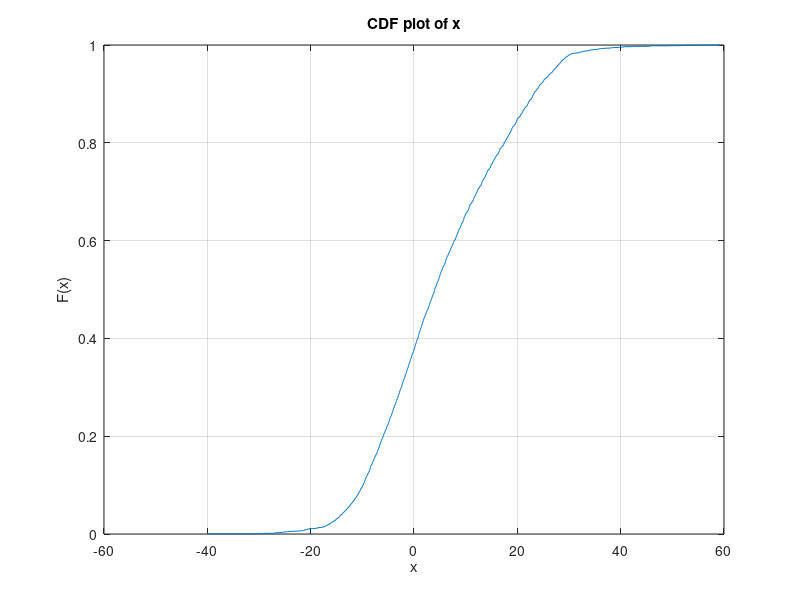

MATLAB code to generate this figure:
clc;
% close all;
clear all;
R=30;
H=22;
ele=60;
g=H/tand(ele);
%g=R-H*cotd(ele);
%g=20;
theta_sub = atand((R+g)/H)+ atand((R-g)/H);
theta_0= (theta_sub/2)-atand((R-g)/H);
n_H=1;                                            %%Atak vary korae amra amader cell edge ar sathe 3db/10db point k adjust korte parbo
                                                    %%Akhane n=1.7 a -3db adjusted
a_H=1/n_H;
effi=0.8;
theta_3db=2*acosd(0.5^a_H);
D_max=(32*log10(2))/(2*theta_3db^2);

D_bore=18;

%% Carrier to Noise and Interferrence ratio
n_U=10;
x0=-R:R;
y0=-R:R;
z0=0:H;
f=2;
c=0.3;
lamda=c/f;      
P_H=40;                                             % Tx power
P_H_wt=10^(P_H/10);
NF=-100.5;                                          % Noise power
NF_wt=10^(NF/10);
CINR1=zeros(size(x0));
CINR2=zeros(size(x0));
CINR3=zeros(size(x0));
CINR=zeros(size(x0));
m1=size(x0);
n1=size(y0);
%p1=size(z0);
% for p=1:p1(2)
%     if z0(p)==H
    for m=1:m1(2)
        for n=1:n1(2)
%********************* HAP 1 (Main HAP) ************************************************
            h_p1=[x0(R+1)-g y0(R+1) z0(H+1)];
            u_p=[x0(m) y0(n) z0(1)];
            %u_p=[x0(m) y0(R+1) z0(1)];
            spp1=[x0(R+1)-g y0(R+1) z0(1)];
            bore_point1_H1=[H*tand(theta_0)-g y0(R+1) z0(1)];        % Bore at theta_sub/2 point 
            bore_point2_H1=spp1;                % Bore at spp point 
            bore_point3_H1=[x0(R+1) y0(R+1) z0(1)];                  % Bore at cell centre point
            vec_h12bore=[bore_point1_H1(1)-h_p1(1) bore_point1_H1(2)-h_p1(2) bore_point1_H1(3)-h_p1(3)];
            vec_h12u=[u_p(1)-h_p1(1) u_p(2)-h_p1(2) u_p(3)-h_p1(3)];
            vec_h12spp1=[spp1(1)-h_p1(1) spp1(2)-h_p1(2) spp1(3)-h_p1(3)];
            theta_user_H1=acosd(dot(vec_h12u,vec_h12bore)/(norm(vec_h12bore)*norm(vec_h12u)));                     
            deviation_user_H1=theta_user_H1;                              % Akhane user angle e hocce  deviation
            A_H1=D_max*effi*cosd(imag(deviation_user_H1))^n_H;
            A_H1_db=10+10*log10(A_H1);                                 % HAP antenna gain
            theta_u2spp1= acosd(dot(vec_h12u,vec_h12spp1)/(norm(vec_h12spp1)*norm(vec_h12u)));
            A_U_H1=effi*cosd(theta_u2spp1)^n_U;
            A_U_H1_db=D_bore+10*log10(A_U_H1);                        % User antenna gain
            d1=norm(vec_h12u);                                    % Distance from the user
            FSL1= (4*pi*d1*1000/lamda)^2;
            FSL1_db=10*log10(FSL1);                               % Free space loss
            %FSL_db(m,1)=10*log10(FSL);                          % Ata use kora hocce error checking ar jonno
            C=P_H+A_H1_db+A_U_H1_db-FSL1_db;                               % Carrier
            %CINR1(m,n)=C-NF;
            
            
%********************* HAP 2 (Interfering HAP) ************************************************
            h_p2=[g*cosd(60) g*sind(60) z0(H+1)];
            %u_p=[x0(m) y0(R+1) z0(1)];
            spp2=[g*cosd(60) g*sind(60) z0(1)];
            bore_point1_H2=[abs(bore_point1_H1(1))*cosd(60) abs(bore_point1_H1(1))*sind(60) z0(1)];        % Bore at theta_sub/2 point 
            bore_point2_H2=spp2;                                        % Bore at spp point 
            bore_point3_H2=[x0(R+1) y0(R+1) z0(1)];                  % Bore at cell centre point
            vec_h22bore=[bore_point1_H2(1)-h_p2(1) bore_point1_H2(2)-h_p2(2) bore_point1_H2(3)-h_p2(3)];
            vec_h22u=[u_p(1)-h_p2(1) u_p(2)-h_p2(2) u_p(3)-h_p2(3)];
            vec_h22spp2=[spp2(1)-h_p2(1) spp2(2)-h_p2(2) spp2(3)-h_p2(3)];
            theta_user_H2=acosd(dot(vec_h22u,vec_h22bore)/(norm(vec_h22bore)*norm(vec_h22u)));                     
            deviation_user_H2=theta_user_H2;                              % Akhane user angle e hocce  deviation
            A_H2=D_max*effi*cosd(imag(deviation_user_H2))^n_H;
            A_H2_db=10+10*log10(A_H2);                                 % HAP antenna gain
            A_H2_wt=10^(A_H2_db/10);
            theta_u2spp2= acosd(dot(vec_h22u,vec_h22spp2)/(norm(vec_h22spp2)*norm(vec_h22u)));
            A_U_H2=effi*cosd(theta_u2spp2)^n_U;
            A_U_H2_db=D_bore+10*log10(A_U_H2);                        % User antenna gain
            A_U_H2_wt=10+10^(A_U_H2_db/10);
            d2=norm(vec_h22u);                                    % Distance from the user
            FSL2= (4*pi*d2*1000/lamda)^2;
            FSL2_db=10*log10(FSL2);                               % Free space loss
            %FSL_db(m,1)=10*log10(FSL);                          % Ata use kora hocce error checking ar jonno
            I_H2_db=P_H+A_H2_db+A_U_H2_db-FSL2_db;
            I_H21=(P_H_wt*A_H2_wt*A_U_H2_wt)/FSL2;
            I_H2=10^(I_H2_db/10);
            CINR2(m,n)=I_H2-NF;
            

            
%********************* HAP 3 (Interfering HAP) ************************************************
            h_p3=[g*cosd(60) -g*sind(60) z0(H+1)];
            %u_p=[x0(m) y0(R+1) z0(1)];
            spp3=[g*cosd(60) -g*sind(60) z0(1)];
            bore_point1_H3=[abs(bore_point1_H1(1))*cosd(60) -abs(bore_point1_H1(1))*sind(60) z0(1)];        % Bore at theta_sub/2 point 
            bore_point2_H3=spp3;                                        % Bore at spp point 
            bore_point3_H3=[x0(R+1) y0(R+1) z0(1)];                  % Bore at cell centre point
            vec_h32bore=[bore_point1_H3(1)-h_p3(1) bore_point1_H3(2)-h_p3(2) bore_point1_H3(3)-h_p3(3)];
            vec_h32u=[u_p(1)-h_p3(1) u_p(2)-h_p3(2) u_p(3)-h_p3(3)];
            vec_h32spp3=[spp3(1)-h_p3(1) spp3(2)-h_p3(2) spp3(3)-h_p3(3)];
            theta_user_H3=acosd(dot(vec_h32u,vec_h32bore)/(norm(vec_h32bore)*norm(vec_h32u)));                     
            deviation_user_H3=theta_user_H3;                              % Akhane user angle e hocce  deviation
            A_H3=D_max*effi*cosd(imag(deviation_user_H3))^n_H;
            A_H3_db=10+10*log10(A_H3);                                 % HAP antenna gain
            theta_spp3= atand((R-g)/H);
            theta_u2spp3= acosd(dot(vec_h32u,vec_h32spp3)/(norm(vec_h32spp3)*norm(vec_h32u)));
            A_U_H3=effi*cosd(theta_u2spp3)^n_U;
            A_U_H3_db=D_bore+10*log10(A_U_H3);                        % User antenna gain
            d3=norm(vec_h32u);                                    % Distance from the user
            FSL3= (4*pi*d3*1000/lamda)^2;
            FSL3_db=10*log10(FSL3);                               % Free space loss
            %FSL_db(m,1)=10*log10(FSL);                          % Ata use kora hocce error checking ar jonno
            I_H3_db=P_H+A_H3_db+A_U_H3_db-FSL3_db; 
            %I_H3=P_H_wt*A_H3*A_U_H3/FSL3;
            I_H3=10^(I_H3_db/10);
            CINR3(m,n)=I_H3-NF;
            IN=NF_wt+I_H2+I_H3;        
            
            %IN=10^(NF/10)+10^(I_H2/10)+10^(I_H3/10);
          
            %CINR1(n,m)=C-10*log10(IN)+25;
            %CINR(m,1)=C-10*log10(IN)+25;
    
            r=realsqrt(x0(m)*x0(m)+y0(n)*y0(n));
            if(r<16)
                Shad_Loss=normrnd((-92.4+theta_user_H1)./(-3.44+0.0318.*theta_user_H1),(-89.55+theta_user_H1)./(-8.87+0.0927.*theta_user_H1));
                CINR_temp=C-10*log10(IN)+40-Shad_Loss-normrnd(0,10);                               % Carrier
                %C=P_H+A_H_db+A_U_db-FSL_db;
                %e=acosd(dot(vec_h2u,vec_h2bore)/(norm(vec_h2bore)*norm(vec_h2u)));
            else
                CINR_temp=C-10*log10(IN)+25;
            end
            CINR(n,m)=CINR_temp;
            
            
            %IN=10^(NF/10)+10^(I_H2/10)+10^(I_H3/10);
          
            %CINR(m,n)=C-10*log10(IN)+30;
            %CINR(m,1)=C-NF;
        end
    end
    %end
%end
% figure (1);
% contour(x0,y0,CINR1,'ShowText','on');
% figure (2);
% contour(x0,y0,CINR2,'ShowText','on');
% figure (3);
% contour(x0,y0,CINR3,'ShowText','on');
% figure (3);
% contour(x0,y0,CINR,'ShowText','on');
% hold on;
% % figure (4);
% % plot(x0,CINR(R+1,:),'r');                          % For different boresight
% % hold on;
% %clabel(CINR);
% plot(x0(R+1)-g,y0(R+1),'--ko');
% hold on;
% plot(g*cosd(60),g*sind(60),'--k>');
% hold on;
% plot(g*cosd(60),-g*sind(60),'--k>');
% hold on;
% 
% Radius = 16;
% 
% [x,y,z] = cylinder(Radius,200);
% %figure (2);
% plot(x(1,:),y(1,:),'k');
% %axis equal

figure (5);
cdfplot(CINR(1:m*n));
%legend('3');
hold on;
